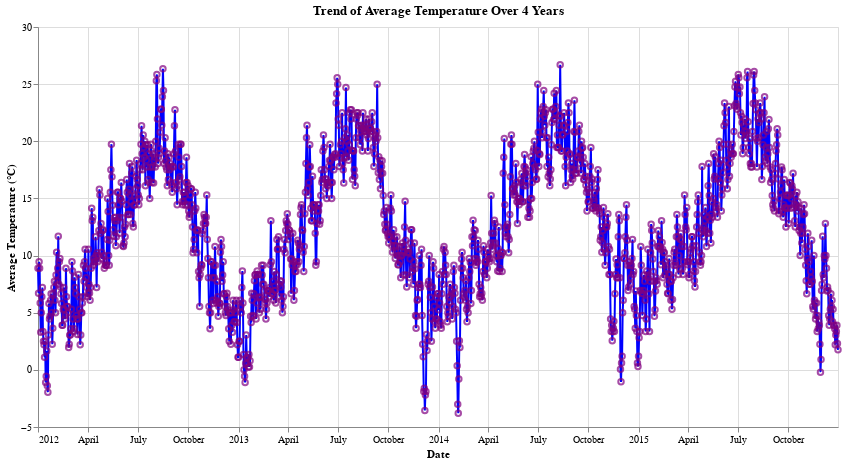

Notebook cell for this chart:
### Markdown cell above
##### Question 4 (10 points)

Create a compound figure with at least two types of marks. Show the trend of average temperature (the average of min and max temperature) in 4 years. Note, just use the `date` as X attribute, no need to aggragate for years and you will get a wide figure. Include necessary title and labels.

### Code cell
weather["avg_temp"] = (weather["temp_min"] + weather["temp_max"]) / 2

chart = alt.Chart(weather).encode(
    x=alt.X("date:T", title="Date") 
)

line = chart.mark_line(color="blue").encode(
    y=alt.Y("avg_temp:Q", title="Average Temperature (°C)")
)

points = chart.mark_point(color="purple").encode(
    y="avg_temp:Q"
)

compound_chart = (line + points).properties(
    title="Trend of Average Temperature Over 4 Years",
    width=800,
    height=400
)

compound_chart

### Figure 1 — Vega-Lite specification as saved in the notebook (floating-point values rounded to 4 significant figures; data arrays with more than 128 entries replaced by an {"elided": "..."} marker saying what was removed)
{"config": {"view": {"continuousWidth": 300, "continuousHeight": 300}}, "layer": [{"mark": {"type": "line", "color": "blue"}, "encoding": {"x": {"field": "date", "title": "Date", "type": "temporal"}, "y": {"field": "avg_temp", "title": "Average Temperature (°C)", "type": "quantitative"}}}, {"mark": {"type": "point", "color": "purple"}, "encoding": {"x": {"field": "date", "title": "Date", "type": "temporal"}, "y": {"field": "avg_temp", "type": "quantitative"}}}], "data": {"name": "data-37e6477e32639176954fcd1e777187f3"}, "height": 400, "title": "Trend of Average Temperature Over 4 Years", "width": 800, "$schema": "https://vega.github.io/schema/vega-lite/v5.20.1.json", "datasets": {"data-37e6477e32639176954fcd1e777187f3": {"elided": "1461 records"}}}
